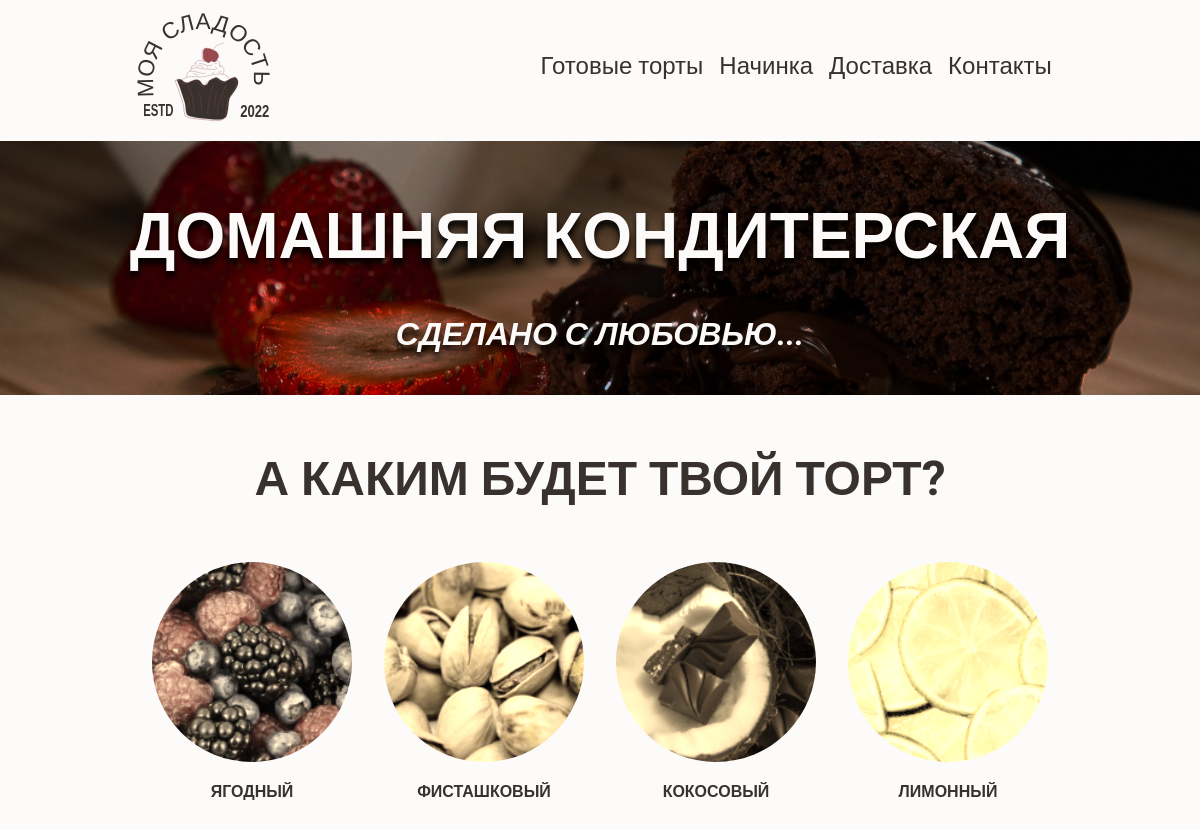
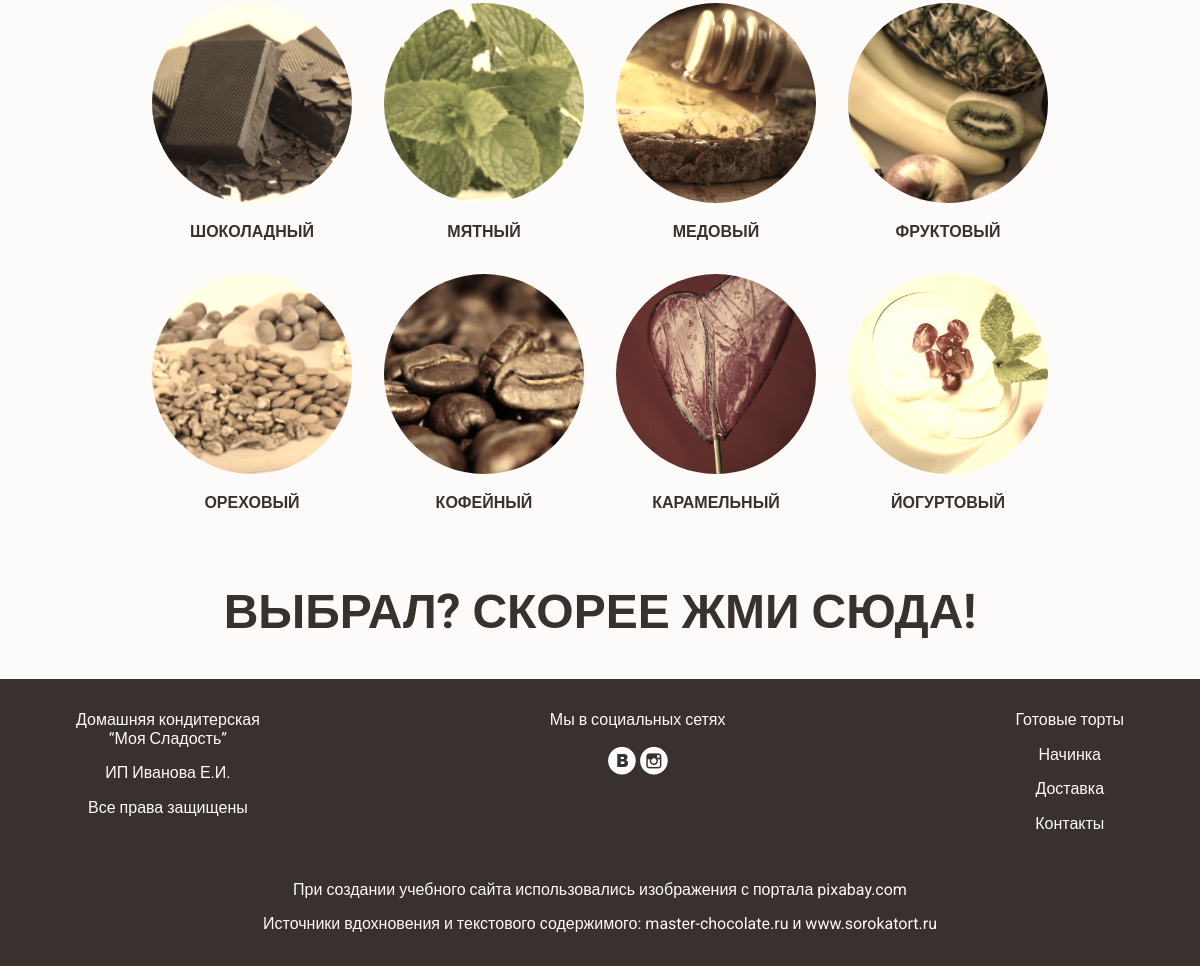
Screenshot of /filling.php with the database file from the repository (2 pictures, top to bottom).
### tables this page shows
CREATE TABLE `fillings` (
  `id_filling` int(11) NOT NULL,
  `name` varchar(100) DEFAULT NULL,
  `path` varchar(200) DEFAULT NULL
);

### filling.php (the view)
<?php
  include("inc/header.php");
  include("connect.php");
?>
  <section class="banner">
    <div class="content">
      <h1>ДОМАШНЯЯ КОНДИТЕРСКАЯ</h1>
      <h2>СДЕЛАНО С ЛЮБОВЬЮ...</h2>
    </div>
  </section>
  <section class="fillings">
    <div class="content">
      <h2>А КАКИМ БУДЕТ ТВОЙ ТОРТ?</h2>
      <?php
        $data = "";
        $sql = "SELECT * FROM `fillings`";
        $result = $mysqli->query($sql);
        while($row = $result->fetch_assoc()){
          $data .= sprintf('
          <figure class="filling">
            <img src="%s" alt="%s">
            <figcaption>%s</figcaption>
          </figure>
          ', $row['path'], $row['name'], $row['name']);
        }
        echo $data;
      ?>
    </div>
    <h2>ВЫБРАЛ? СКОРЕЕ ЖМИ СЮДА!</h2>
  </section>
<?php
  include("inc/footer.php");
?>

### inc/header.php (shortened to what this page needs)
<!DOCTYPE html>
<html lang="ru">
<head>
  <link rel="stylesheet" href="assets/styles/normalize.css">
  <link rel="stylesheet" href="assets/styles/style.css">
</head>
<body>
  <header>
    <a href="/index.php">
      <img src="/assets/img/logo.svg" class="logo" alt="logo">
    </a>
    <nav>
      <ul>
        <li><a href="/cakes.php">Готовые торты</a></li>
        <li><a href="/filling.php">Начинка</a></li>
        <li><a href="/delivery.php">Доставка</a></li>
        <li><a href="/index.php#feedback">Контакты</a></li>
      </ul>
    </nav>
  </header>

### inc/footer.php
  <footer>
    <div class="content">
      <div class="footer__main">
        <div class="footer__info">
          <p>Домашняя кондитерская<br>“Моя Сладость”</p>
          <p>ИП Иванова Е.И.</p>
          <p>Все права защищены</p>
        </div>
        <div class="footer__social">
          <p>Мы в социальных сетях</p>
          <a href="http://vk.com"><img src="/assets/img/icons/icon_5.png" alt="ВКонтакте"></a>
          <a href="http://instagram.com"><img src="/assets/img/icons/icon_6.png" alt="Инстаграмм"></a>
        </div>
        <div class="footer__menu">
          <nav>
            <ul>
              <li><a href="/cakes.php">Готовые торты</a></li>
              <li><a href="/filling.php">Начинка</a></li>
              <li><a href="/delivery.php">Доставка</a></li>
              <li><a href="/index.php#feedback">Контакты</a></li>
            </ul>
          </nav>
        </div>
      </div>
      <div class="footer__add">
        <p>
          При создании учебного сайта использовались изображения с портала
          <a href="https://pixabay.com/ru/" target="blank">pixabay.com</a>
        </p>
        <p>
          Источники вдохновения и текстового содержимого:
          <a href="https://master-chocolate.ru/" target="blank">
            master-chocolate.ru
          </a>
          и
          <a href="http://www.sorokatort.ru/" target="blank">
            www.sorokatort.ru
          </a>
        </p>
      </div>
    </div>
  </footer>
</body>
</html>

### assets/styles/style.css (style rules this page uses)
body { font-family: "Roboto", "Arial", sans-serif; background-color: #fcfbfa; color: #39312d; }
.content { display: flex; align-items: center; justify-content: center; flex-wrap: wrap; width: 90%; margin: 0 auto; padding: 1em; text-align: center; }
a { text-decoration: none; font-size: 1rem; }
nav ul { list-style: none; padding: 0; }
header { display: flex; justify-content: space-around; align-items: center; padding: 0.5rem; }
header a { color: #39312d; }
header img.logo { width: 20vw; }
@media (min-width: 768px) { header a { font-size: 1.2rem; } }
@media (min-width: 768px) { header img.logo { width: 15vw; } }
@media (min-width: 1024px) { header a { font-size: 1.5rem; } }
@media (min-width: 1024px) { header img.logo { width: 12vw; } }
header nav ul { display: flex; align-self: center; flex-wrap: wrap; padding-left: 1rem; }
header nav ul li { margin-right: 1rem; margin-bottom: 0.5rem; }
section.banner { min-height: 20vw; display: flex; align-items: center; justify-content: center; background: url("../img/banner-bg.jpg") center/cover; color: #fcfbfa; }
section.banner h1, section.banner h2 { text-shadow: 0px 6px 6px #000000; }
section.banner h1 { font-size: 1.5rem; }
section.banner h2 { font-size: 1rem; font-style: italic; }
section.banner .content { display: block; }
@media (min-width: 590px) { section.banner h1 { font-size: 3rem; } }
@media (min-width: 590px) { section.banner h2 { font-size: 1.5rem; } }
@media (min-width: 1024px) { section.banner h1 { font-size: 4rem; } }
@media (min-width: 1024px) { section.banner h2 { font-size: 2rem; } }
footer { background: #39312d; color: #fcfbfa; font-size: 1rem; }
footer a { color: #fcfbfa; }
footer .footer__menu nav ul li { padding-bottom: 1rem; }
@media (min-width: 590px) { footer .footer__main { width: 100%; display: flex; justify-content: space-between; } }
@media (min-width: 425px) { h2 { font-size: 2rem; width: 100%; } }
.fillings { text-align: center; }
.fillings .filling { margin: 1rem; font-weight: 700; }
.fillings .filling img { margin-bottom: 1rem; border-radius: 50%; filter: sepia(75%); }
@media (min-width: 768px) { .fillings h2 { font-size: 3rem; } }

### rows the page displays
fillings: path (picture), name "ЯГОДНЫЙ"
fillings: path (picture), name "ФИСТАШКОВЫЙ"
fillings: path (picture), name "КОКОСОВЫЙ"
fillings: path (picture), name "ЛИМОННЫЙ"
fillings: path (picture), name "ШОКОЛАДНЫЙ"
fillings: path (picture), name "МЯТНЫЙ"
fillings: path (picture), name "МЕДОВЫЙ"
fillings: path (picture), name "ФРУКТОВЫЙ"
fillings: path (picture), name "ОРЕХОВЫЙ"
fillings: path (picture), name "КОФЕЙНЫЙ"
fillings: path (picture), name "КАРАМЕЛЬНЫЙ"
fillings: path (picture), name "ЙОГУРТОВЫЙ"
